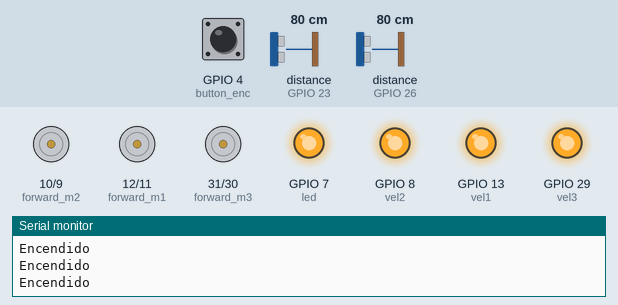
Recording of a sketch running on a simulated ESP32-S3. Parts: motor-driver pin pairs drawn as motors (green arrow = first pin HIGH = forward, orange = second pin HIGH = backward, longer = more drive), output pins drawn as LEDs (lit = HIGH), the last lines printed to the serial monitor. The inputs (shaded band) are chosen by the test bench; at power-on: GPIO 4 (button_enc) LOW, distance to the obstacle (sensors on GPIO 23, GPIO 26) 80 cm. The echo pulse lasts 58.3 µs per cm; WiFi joins after 1.5 s; servers stay silent unless stated.

Above: at 3.0 s.
3.1 s: GPIO 4 (button_enc) pulled HIGH for 0.15 s
At 4.9 s:
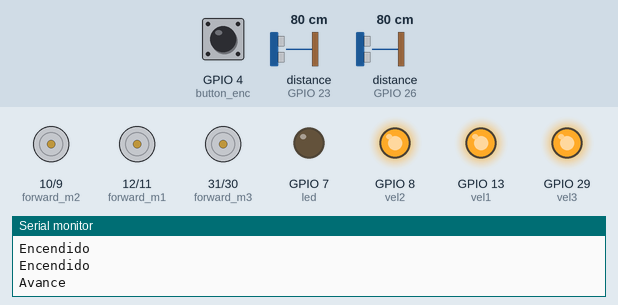
At 5.27 s:
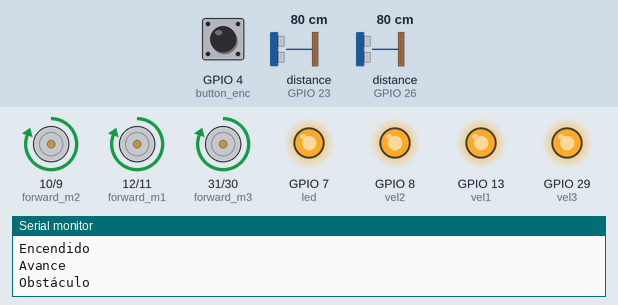
6.2 s: distance to the obstacle (sensor on GPIO 23) set to 2 cm
9.2 s: distance to the obstacle (sensor on GPIO 23) set to 18 cm
At 12.0 s:
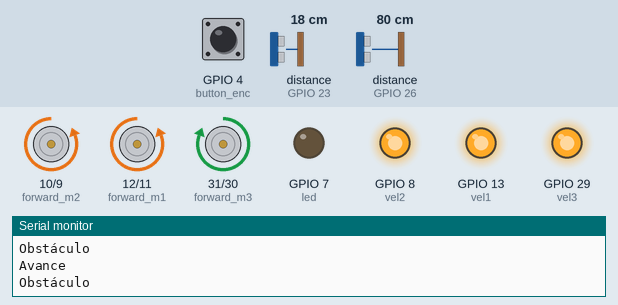
12.2 s: distance to the obstacle (sensor on GPIO 26) set to 2 cm
15.2 s: distance to the obstacle (sensor on GPIO 26) set to 18 cm
18.2 s: distance to the obstacle (sensor on GPIO 23) set to 4 cm
At 22.06 s:
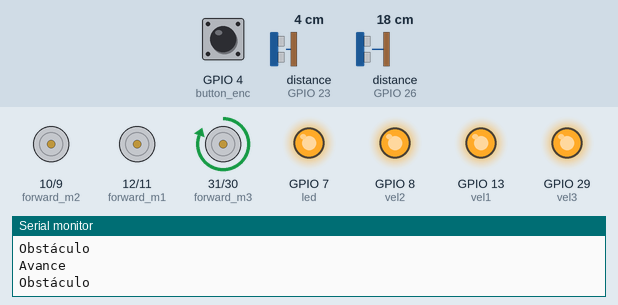
Timing chart, 0 to 22.2 s (numbered marks = the images above; inputs shaded):
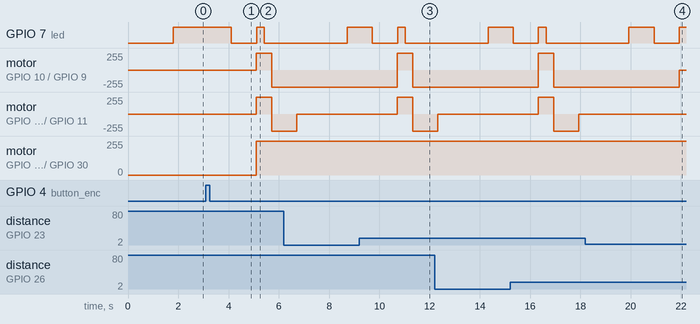

Measured:
- after the input at 3.1 s, GPIO 7 (led): HIGH → LOW after 1.0 s, → HIGH 1.0 s later, → LOW 0.30 s later; motor on GPIO 10 (forward_m2) / GPIO 9 (reverse_m2): stopped → forward 255/255 after 2.0 s, → backward 255/255 0.61 s later
- after the input at 9.2 s, motor on GPIO 12 (forward_m1) / GPIO 11 (reverse_m1): stopped → forward 255/255 after 1.5 s, → backward 255/255 0.61 s later
- after the input at 18.2 s, motor on GPIO 10 (forward_m2) / GPIO 9 (reverse_m2): backward 255/255 → stopped after 3.7 s; motor on GPIO 12 (forward_m1) / GPIO 11 (reverse_m1): stays stopped (without the input it goes to forward 255/255 after 3.7 s)

The sketch:

Proyecto_Aspiradora.ino
```cpp
#include <WiFi.h>
#include <UltraDistSensor.h>


//Pines para el motor 1
#define vel1 13 //enable1
#define forward_m1 12 //in1
#define reverse_m1 11 //in2
//Pines para el motor 2
#define vel2 8 //enable2
#define forward_m2 10//in3
#define reverse_m2 9 //in4

//Pines para el motor 3 (aspiradora)
#define vel3 29 //enable2
#define forward_m3 31//in3
#define reverse_m3 30 //in4

#define button_enc 4 //botón para encender y apagar motores
#define Trig1 24 //Pin del trigger
#define Echo1 23 //Pin del Echo
#define Trig2 25 //Pin del trigger
#define Echo2 26 //Pin del Echo

#define led 7

//Configuraciones para el PWM
const int frequency = 1000;
const int pwm_channel = 0;
const int pwm_channel_2 = 0;
const int resolution = 8;
int dutyCycle = 125; //Velocidad de los motores de 0 a 255
int dutyCycle_2 = 255;


UltraDistSensor ultra1;
UltraDistSensor ultra2;
int distance1;
int distance2;

int val = 0; //val se emplea para almacenar el estado del boton
int state = 0; // 0 motores apagados, mientras que 1 motores encendidos.
int old_val = 0; // almacena el antiguo valor de val

const char* ssid = "WIFI";
const char* pass = "password";

enum {encendido, avance, obstaculo} estado ;

void IRAM_ATTR Encendido(){
  val= digitalRead(button_enc); // lee el estado del Boton
  if ((val == HIGH) && (old_val == LOW)){
  state=1-state;
  delay(10);
  }
  old_val = val; // valor antiguo
  if (state==1){
   estado=avance; // envía el estado avance
  }
  else{
    estado=encendido; // envía el estado encendido
    }
}

void setup() {
  pinMode(vel1, OUTPUT);
  pinMode(forward_m1, OUTPUT);
  pinMode(reverse_m1, OUTPUT);
  pinMode(vel2, OUTPUT);
  pinMode(forward_m2, OUTPUT);
  pinMode(reverse_m2, OUTPUT);
  pinMode(vel3, OUTPUT);
  pinMode(forward_m3, OUTPUT);
  pinMode(reverse_m3, OUTPUT);
  pinMode(button_enc, INPUT);
  pinMode(led, OUTPUT);

  ledcSetup(pwm_channel, frequency, resolution);
  ledcAttachPin(vel1, pwm_channel);
  ledcAttachPin(vel2, pwm_channel);
  ledcAttachPin(vel3, pwm_channel_2);
  ledcWrite(pwm_channel, dutyCycle);
  ledcWrite(pwm_channel_2, dutyCycle_2);

  ultra1.attach(Trig1,Echo1);
  ultra2.attach(Trig2,Echo2);
  Serial.begin(115200);
  estado=encendido;
  attachInterrupt(digitalPinToInterrupt(button_enc),Encendido, RISING); //Interrupción del botón encendido/avance
  WiFi.begin(ssid, pass);
  delay(300);
  while(WiFi.status() != WL_CONNECTED){
    delay(500);
    Serial.print(".");
  }
  Serial.println("WiFi Connected");
  Serial.print("IP address: ");
  Serial.println(WiFi.localIP());

}

void loop() {
  switch(estado){
    case encendido:
    Serial.println("Encendido");
    //Todos los motores apagados.
    digitalWrite(led, HIGH);
    digitalWrite(forward_m1, LOW);
    digitalWrite(reverse_m1, LOW);
    digitalWrite(forward_m2, LOW);
    digitalWrite(reverse_m2, LOW);
    digitalWrite(forward_m3, LOW);
    digitalWrite(reverse_m3, LOW);
        break;

    case avance:
    Serial.println("Avance");
    digitalWrite(led, HIGH);
    delay(1000);
    digitalWrite(led, LOW);
    delay(1000);

    //Enciende primer motor
    digitalWrite(forward_m1, HIGH);
    digitalWrite(reverse_m1, LOW);
    //Enciende segundo motor
    digitalWrite(forward_m2, HIGH);
    digitalWrite(reverse_m2, LOW);
    //Enciende el motor de la aspiradora
    digitalWrite(forward_m3, HIGH);
    digitalWrite(reverse_m3, LOW);
    distance1=ultra1.distanceInCm(); //Calcula la distancia en que se encuentre un objeto en cm
    distance2=ultra2.distanceInCm(); //Calcula la distancia en que se encuentre un objeto en cm
    //Serial.println(distance);
    if (distance1<10 || distance2<10){
      //Si un obstáculo se encuentra a una distancia menor a 10cm se detienen los motores y pasa al estado obstáculo.
      digitalWrite(forward_m1, LOW);
      digitalWrite(reverse_m1, LOW);
      digitalWrite(forward_m2, LOW);
      digitalWrite(reverse_m2, LOW);
      estado=obstaculo;
        break;
      }


    case obstaculo:
    Serial.println("Obstáculo");
    digitalWrite(led, HIGH);
    delay(300);
    digitalWrite(led, LOW);
    delay(300);
    //Se enciende los motores de las ruedas en retroceso.
    digitalWrite(forward_m1, LOW);
    digitalWrite(reverse_m1, HIGH);
    digitalWrite(forward_m2, LOW);
    digitalWrite(reverse_m2, HIGH);
    delay(1000); //Por un segundo
    //Se enciende el motor de la rueda izquierda para girar a la derecha
    digitalWrite(forward_m1, LOW);
    digitalWrite(reverse_m1, LOW);
    digitalWrite(forward_m2, LOW);
    digitalWrite(reverse_m2, HIGH);
    delay(2000); //Por dos segundo
    estado=avance; //Cambio a estado de avance
        break;

    }

}
```
